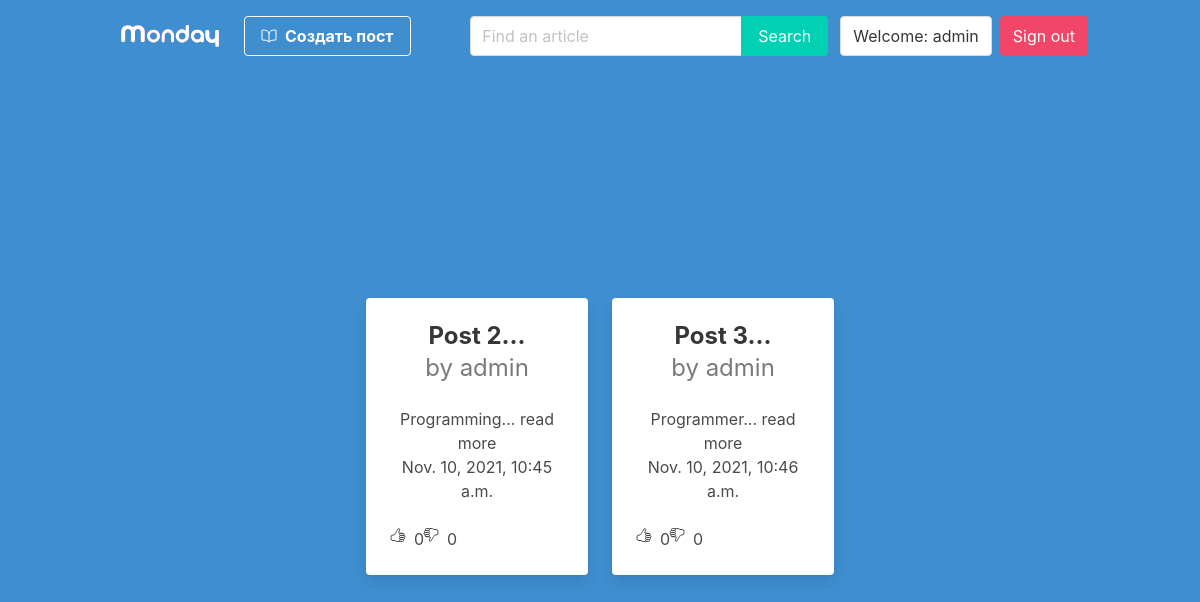
Screenshot of /articles/ (signed in) with the database file from the repository.
### landing/models.py (models this page shows, shortened)
class Article(models.Model):
    title = models.CharField('Заголовок',max_length=255)
    text = models.TextField('Содержимое')
    slug = models.SlugField('Ссылка')
    date = models.DateTimeField(auto_now_add=True)
    thumb = models.ImageField('Картинка', default='default.jpg', blank=True)
    author = models.ForeignKey(User, default=None, on_delete=models.CASCADE)
    likes = models.ManyToManyField(User, related_name='article_likes')
    dislikes = models.ManyToManyField(User, related_name='article_dislikes')
    def snippet(self):
        return self.text[:20] + '... read more'
    def shorten(self):
        return self.title[:10] + '...'
    def total_likes(self):
        return self.likes.count()
    def total_dislikes(self):
        return self.dislikes.count()

### landing/views.py (the view)
# urls.py: path('', views.home, name='article_list'),
@login_required(login_url='/users/sign_in')
def home(request):
    search = request.GET.get('search')
    articles = Article.objects.all().order_by('date')
    articles = articles.filter(Q(title__icontains=search) | Q(text__icontains=search)) if search else articles
    return render(request, 'home.html', {'articles': articles})

### landing/templates/home.html
{% extends 'base_layout.html' %}
{% load static from static %}
{% block content %}
<div class="container">
    <div class="columns is-multiline is-centered">
        {% for article in articles %}
        <div class="column is-3">
            <a href="{% url 'articles:article_detail' article.slug %}">
                <div class="card is-centeredrf">
                    <div class="card-content">
                        <div class="media">
                            <div class="media-content">
                                <p class="title has-text-dark has-text-weight-bold is-4 has-text-centered">
                                    {{ article.shorten }}
                                </p>
                                <p class="subtitle is-4 has-text-grey has-text-centered">by {{ article.author }}</p>
                            </div>
                        </div>
                        <div class="content has-text-centered">
                            {{ article.snippet }}
                            <br>
                            <div>{{ article.date }}</div>
                        </div>
                        <div class="columns">
                            <div class="column is-2">
                                <div class="columns is-gapless">
                                    <div class="column">
                                        <ion-icon name="thumbs-up-outline"></ion-icon>
                                    </div>
                                    <div class="column">
                                        <span class="ml-2">{{ article.total_likes }}</span>
                                    </div>
                                </div>
                            </div>
                            <div class="column is-2">
                                <div class="columns is-gapless">
                                    <div class="column">
                                        <ion-icon name="thumbs-down-outline"></ion-icon>
                                    </div>
                                    <div class="column">
                                        <span class="ml-2">{{ article.total_dislikes }}</span>
                                    </div>
                                </div>
                            </div>
                        </div>
                    </div>
                </div>
            </a>
        </div>
        {% endfor %}
    </div>
</div>
{% endblock %}

### landing/templates/base_layout.html (shortened to what this page needs)
{% load static from static %}
<html lang="en">
<head>
    <link rel="stylesheet" href="{% static 'style.css' %}">
    <link rel="stylesheet" href="{% static 'bulma.css' %}">
    <link rel="stylesheet" href="//use.fontawesome.com/releases/v5.0.7/css/all.css">
    <link rel="stylesheet" href="{% static 'all.css' %}">
</head>
<section class="hero has-background-info is-fullheight">
    <div class="hero-head">
        <header class="navbar">
            <div class="container">
                <div class="navbar-brand">
                    <a class="navbar-item" href="{% url 'articles:article_list' %}">
                        <img src="../../media//monday.svg" width="100" alt="Logo">
                    </a>
                </div>
                <div id="navbarMenuHeroC" class="navbar-menu">
                    {% if user.is_authenticated %}
                    <div class="navbar-start">
                        <span class="navbar-item">
                            <a href="{% url 'articles:article_create' %}" class="button has-text-weight-bold is-info is-inverted is-outlined">
                                <span class="mr-2">
                                    <ion-icon name="book-outline"></ion-icon>
                                </span>
                                Создать пост
                            </a>
                        </span>
                    </div>
                    <div class="navbar-end">
                        <form action="{% url 'articles:article_list' %}" method="get">
                            <div class="field has-addons mt-4 mr-2">
                                <div class="control">
                                    <input type="search" class="input" placeholder="Find an article" name="search">
                                </div>
                                <div class="control">
                                    <button class="button is-primary" type="submit">
                                        Search
                                    </button>
                                </div>
                            </div>
                        </form>
                        <button class="navbar-item button has-text-dark my-4 mx-1">
                            Welcome: {{user}}
                        </button>
                        <a href="{% url 'users:sign_out' %}" class="navbar-item button is-danger my-4 mx-1">Sign out</a>
                    </div>
                    {% endif %}
                </div>
            </div>
        </header>
    </div>
    <div class="hero-body">
        <div class="container">
            {% block content %}
            {% endblock %}
        </div>
    </div>
</section>
</html>

### rows the page displays
Article: shorten "Post 2...", author "admin", snippet "Programming... read more", date "Nov. 10, 2021, 10:45 a.m.", total_likes "0", total_dislikes "0"
Article: shorten "Post 3...", author "admin", snippet "Programmer... read more", date "Nov. 10, 2021, 10:46 a.m.", total_likes "0", total_dislikes "0"

### other values shown
{{ user }} "admin"
